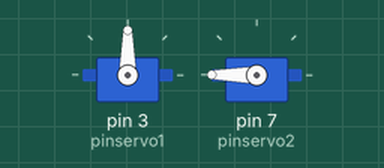
This sketch was run on a simulated Arduino Uno, built with avr-gcc and run on an emulated ATmega328P. On the bench: 2 × servo.

Above: at 0.05 s.
At 2.05 s:
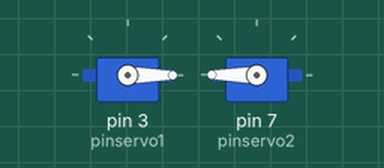
At 3.5 s:
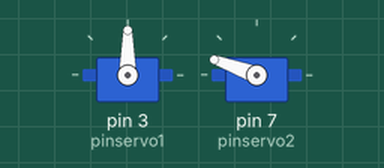
Timing chart, 0 to 8.1 s (numbered marks = the images above):
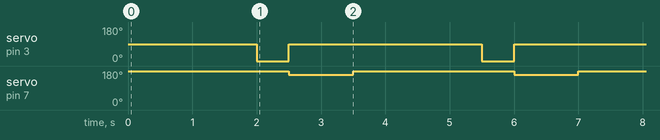

The sketch:

FishFeeder.ino
```cpp
#include <Servo.h>

void balayement(void);
void decalage(void);

Servo servo1; //soulèvement
Servo servo2; //mouvement du bras

signed short pinservo1 = 3;
signed short pinservo2 = 7;
signed short angle1, angle2;

void setup() {

    servo1.attach(pinservo1);
    servo2.attach(pinservo2);

    servo1.write(90);
    servo2.write(0);

    angle2 = 170;


}

void loop() {

    balayement(angle2);
    delay(1000);
    decalage(angle2);
    delay(1000);

}

void balayement(signed short angle2)
{
    servo2.write(180);
    delay(1000);
    // servo2.write(angle2); useless
}

void decalage(signed short angle2)
{
    servo1.write(0);
    delay(500);
    angle2 = angle2 - 10;
    servo2.write(angle2);
    servo1.write(90);
}
```

Measured:
- by itself, servo on pin 3 (pinservo1): alternates 90° for 3.0 s and 0° for 0.50 s
- by itself, servo on pin 7 (pinservo2): alternates 180° for 2.5 s and 160° for 1.0 s
